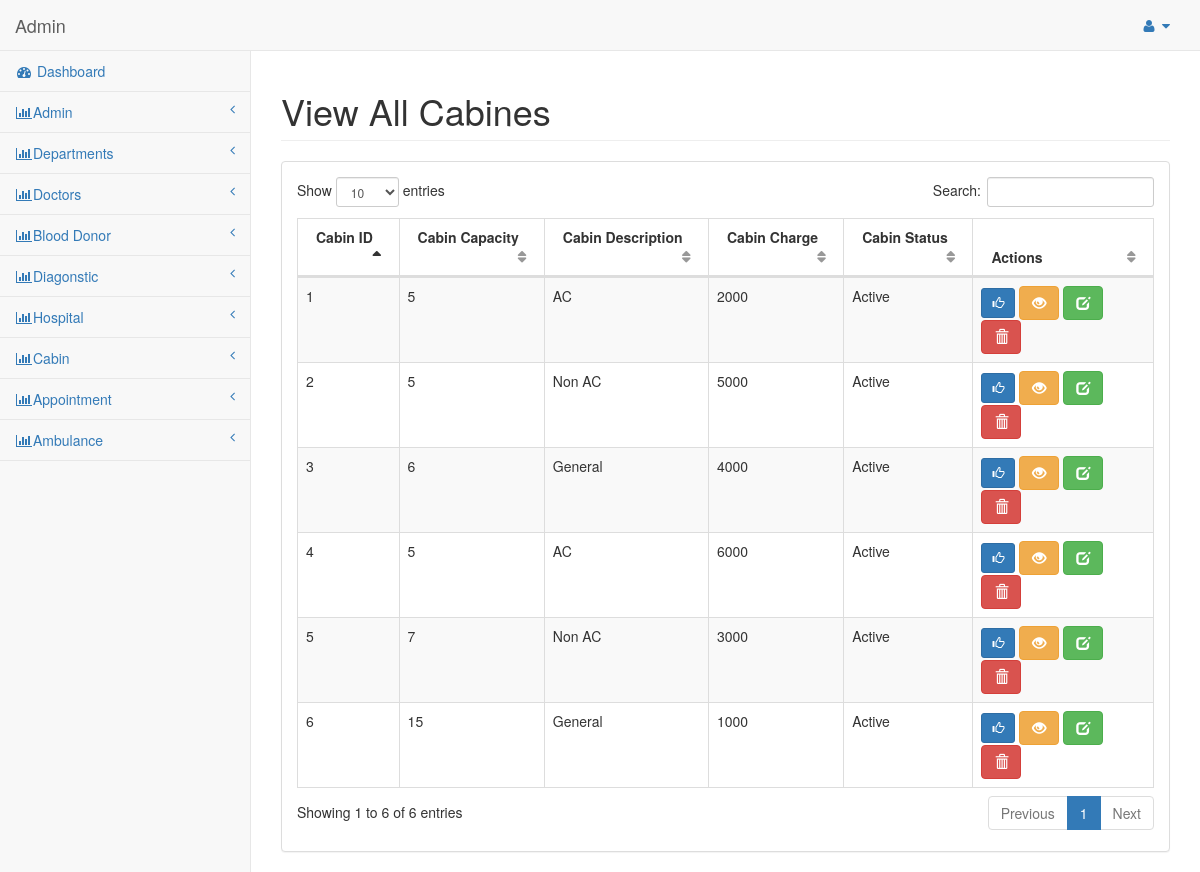
The app's page /index.php/cabin/manage_cabin, older data.
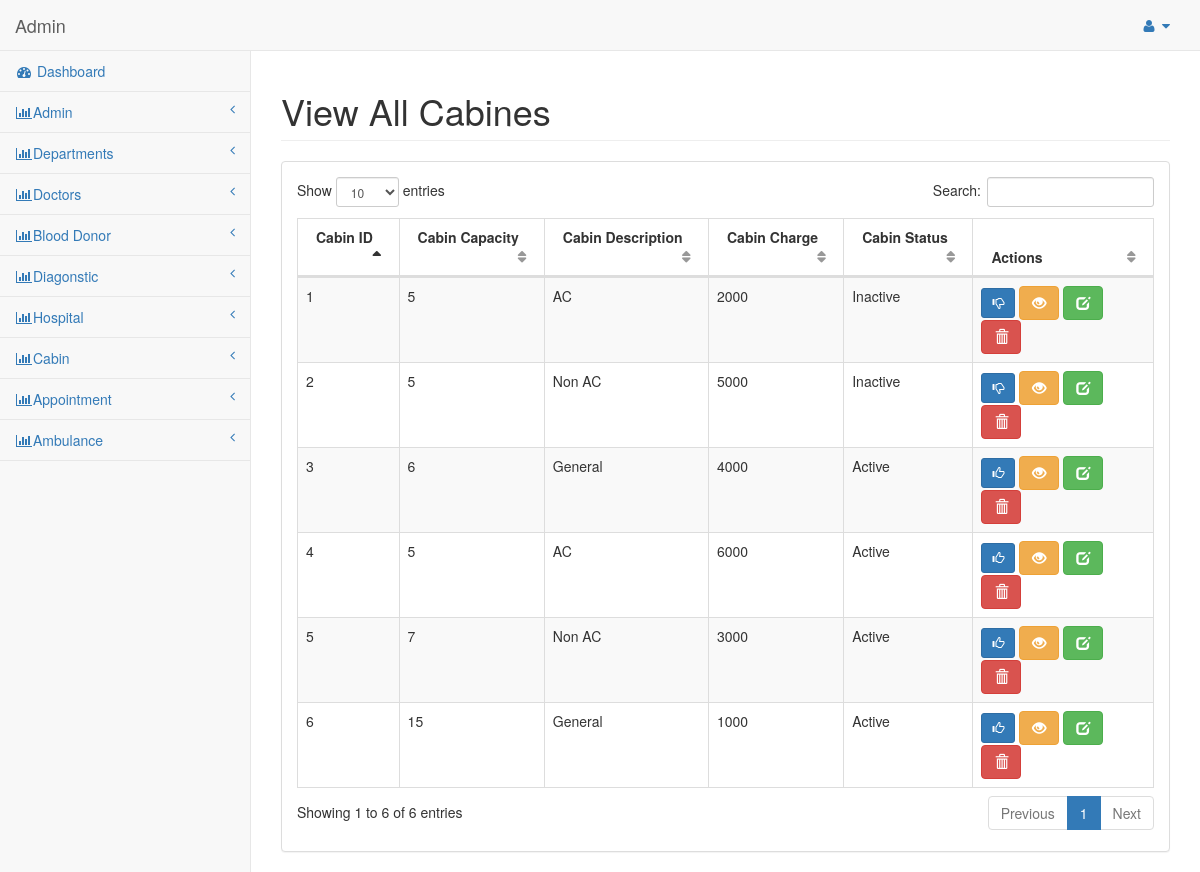
The same page, newer data.
### tables this page shows
CREATE TABLE `tbl_cabin` (
  `cabin_id` int(11) NOT NULL,
  `cabin_capacity` int(50) NOT NULL,
  `cabin_desc` text NOT NULL,
  `cabin_charge` int(100) NOT NULL,
  `cabin_status` tinyint(3) NOT NULL
);

### application/controllers/Cabin.php (called while the page is built, shortened)
<?php
class Cabin extends CI_Controller
{
    public function __construct()
    {
        $this->load->model('cabin_model');
    }
    public function manage_cabin()
    {
        $data = array();
        $data['cabin_data'] = $this->cabin_model->select_all_cabines();
        $data['dashboard'] = $this->load->view('admin/admin_pages/manage_cabin_form', $data, true);
        $this->load->view('admin/admin_master', $data);
    }
}

### index.php (called while the page is built, shortened)
<?php
require_once BASEPATH.'core/CodeIgniter.php';

### application/models/Cabin_model.php (called while the page is built, shortened)
<?php
class Cabin_model extends CI_Model
{
    public function select_all_cabines()
    {
        $result= $this->db->select('*')
            ->from('tbl_cabin')
            ->get()
            ->result();
        return $result;
    }
}

### application/views/admin/admin_pages/manage_cabin_form.php (the view, shortened to what this page needs)
<div class="row">
    <div class="col-lg-12">
        <h1 class="page-header">View All Cabines</h1>
    </div>
</div>
<div class="row">
    <div class="col-lg-12">
        <div class="panel panel-default">
            <div class="panel-body">
                <table width="100%" class="table table-striped table-bordered table-hover" id="dataTables-example">
                    <thead>
                    <tr>
                        <th>Cabin ID</th>
                        <th>Cabin Capacity</th>
                        <th>Cabin Description</th>
                        <th>Cabin Charge</th>
                        <th>Cabin Status</th>
                        <th>Actions</th>
                    </tr>
                    </thead>
                    <tbody>
                    <?php
                    foreach ($cabin_data as $v_cabin) {?>
                        <tr>
                            <td><?php echo $v_cabin->cabin_id?></td>
                            <td><?php echo $v_cabin->cabin_capacity?></td>
                            <td><?php echo $v_cabin->cabin_desc?></td>
                            <td><?php echo $v_cabin->cabin_charge?></td>
                            <td>
                                <?php
                                if($v_cabin->cabin_status ==1){
                                    echo 'Active';
                                }
                                elseif($v_cabin->cabin_status ==2){
                                    echo 'Inactive';
                                }
                                ?>
                            </td>
                            <td>
                                <?php if($v_cabin->cabin_status ==1 ){?>
                                    <a href="<?php echo base_url("change-cabin-status/$v_cabin->cabin_id/2")?>" class='btn btn-primary btn-sm' title="Update Status">
                                        <i class="glyphicon glyphicon-thumbs-up"></i>
                                    </a>
                                <?php } elseif($v_cabin->cabin_status ==2) { ?>
                                    <a href="<?php echo base_url("change-cabin-status/$v_cabin->cabin_id/1")?>" class='btn btn-primary btn-sm' title="Update Status">
                                        <i class="glyphicon glyphicon-thumbs-down"></i>
                                    </a>
                                <?php } ?>
                                <a href="<?php echo base_url("view-cabin/$v_cabin->cabin_id")?>" class="btn btn-warning" title="View"><span class="glyphicon glyphicon-eye-open"></span></a>
                                <a href="<?php echo base_url("edit-cabin/$v_cabin->cabin_id")?>" class="btn btn-success" title="Edit"><span class="glyphicon glyphicon-edit"></span></a>
                                <a href="<?php echo base_url("delete-cabin/$v_cabin->cabin_id")?>" class="btn btn-danger" title="Delete" onclick="return confirm('Are you sure want to delete!!')"><span class="glyphicon glyphicon-trash"></span></a>
                            </td>
                        </tr>
                    <?php }?>
                    </tbody>
                </table>
            </div>
        </div>
    </div>
</div>

Row changes from the older to the newer data that the page shows:
changed tbl_cabin id 1: cabin_status "Active" → "Inactive"
changed tbl_cabin id 2: cabin_status "Active" → "Inactive"
